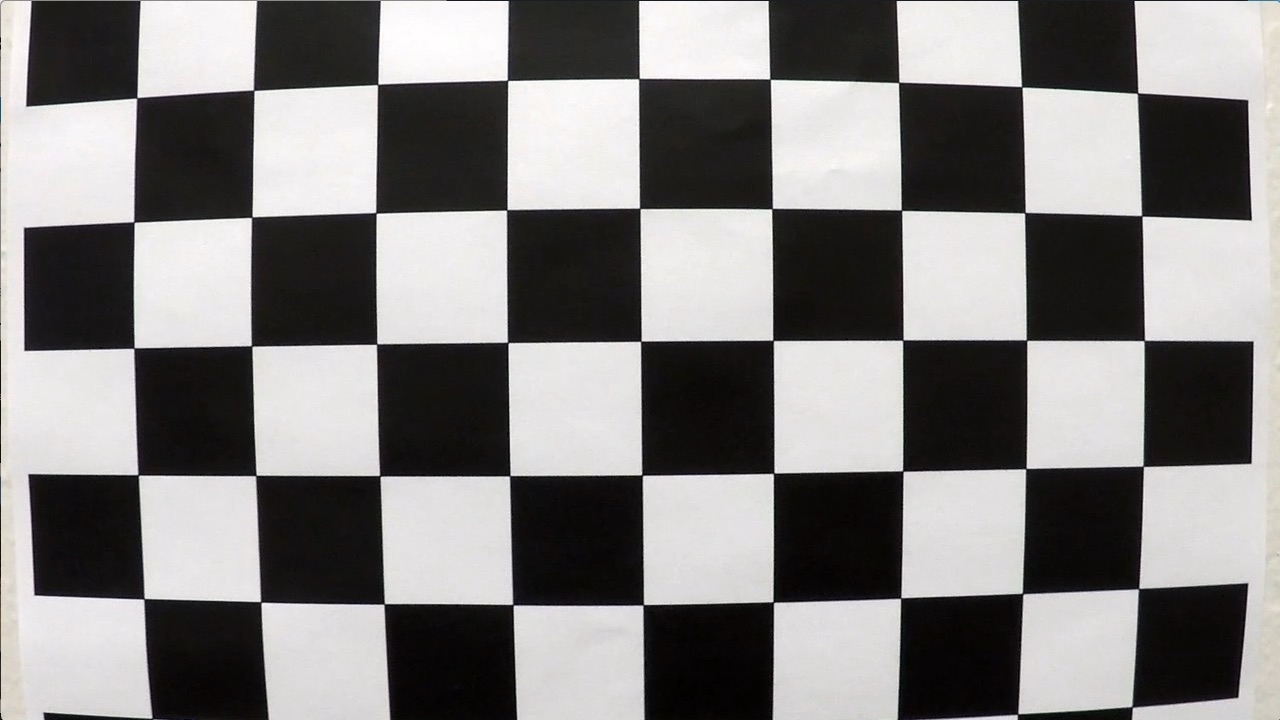
#> input picture Proj4_Advanced_line_finding/camera_cal/calibration1.jpg, 1280 x 720 px; its folder holds 5 pictures in this run
$ jupyter execute --allow-errors project.ipynb   (shell and % lines are left out)   (older library calls are emulated)
#> lines starting #> are read from the running program, lines starting #| are printed output that depends on the picture; after the words box and inside, x2 and y2 are one past the last pixel; in counts of white or black regions, pixels touching at a corner belong together
## Advanced Lane Finding Project

The goals / steps of this project are the following:

* Compute the camera calibration matrix and distortion coefficients given a set of chessboard images.
* Apply a distortion correction to raw images.
* Use color transforms, gradients, etc., to create a thresholded binary image.
* Apply a perspective transform to rectify binary image ("birds-eye view").
* Detect lane pixels and fit to find the lane boundary.
* Determine the curvature of the lane and vehicle position with respect to center.
* Warp the detected lane boundaries back onto the original image.
* Output visual display of the lane boundaries and numerical estimation of lane curvature and vehicle position.

---
## First, I'll compute the camera calibration using chessboard images

[cell 1]
import numpy as np
import cv2
import glob
import matplotlib.pyplot as plt

# prepare object points, like (0,0,0), (1,0,0), (2,0,0) ....,(6,5,0)
objp = np.zeros((6*9,3), np.float32)
objp[:,:2] = np.mgrid[0:9,0:6].T.reshape(-1,2)

# Arrays to store object points and image points from all the images.
objpoints = [] # 3d points in real world space
imgpoints = [] # 2d points in image plane.

# Make a list of calibration images
images = glob.glob('camera_cal/calibration*.jpg')
# Step through the list and search for chessboard corners
for fname in images[0:len(images)-1]:
    calib_img = cv2.imread(fname)
#> calib_img is the input picture: shape (720, 1280, 3); mean B, G, R 127.8, 128.4, 130.1
    gray = cv2.cvtColor(calib_img,cv2.COLOR_BGR2GRAY)

    # Find the chessboard corners
    ret, corners = cv2.findChessboardCorners(gray, (9,6),None)
#> ret = False; corners = None

    # If found, add object points, image points
    if ret == True:
        objpoints.append(objp)
        imgpoints.append(corners)

        # Draw
        calib_img = cv2.drawChessboardCorners(calib_img, (9,6), corners, ret)

        #cv2.imshow('img',img)
        #cv2.waitKey(500)
        #cv2.destroyAllWindows()
plt.imshow(calib_img)
plt.title('Example plot')
plt.show()

print('test image- camera_cal/calibration1.jpg')
test_img=cv2.imread('camera_cal/calibration1.jpg')

ret,mtx,dist,rvecs,tvecs,=cv2.calibrateCamera(objpoints,imgpoints,test_img.shape[0:2],None,None)


undist=cv2.undistort(test_img,mtx,dist,None,mtx)
print('Close the image window to proceed')
plt.subplot(1,2,1)
plt.imshow(test_img)
plt.title("Originial distorted")
plt.subplot(1,2,2)
plt.imshow(undist)
plt.title("Undistorted")
plt.show()

## Definitions of Color and Gradient Threshold

[cell 2]
def abs_sobel_thresh(im, orient='x',sobel_kernel=3, abs_thresh=(0,255)):
    # Convert to grayscale
    gray = cv2.cvtColor(im, cv2.COLOR_RGB2GRAY)
    # Apply x or y gradient with the OpenCV Sobel() function
    # and take the absolute value
    if orient == 'x':
        abs_sobel = np.absolute(cv2.Sobel(gray, cv2.CV_64F, 1, 0,ksize=sobel_kernel))
    if orient == 'y':
        abs_sobel = np.absolute(cv2.Sobel(gray, cv2.CV_64F, 0, 1,ksize=sobel_kernel))
    # Rescale back to 8 bit integer
    scaled_sobel = np.uint8(255*abs_sobel/np.max(abs_sobel))
    # Create a copy and apply the threshold
    binary_output = np.zeros_like(scaled_sobel)
    # Here I'm using inclusive (>=, <=) thresholds, but exclusive is ok too
    binary_output[(scaled_sobel >= abs_thresh[0]) & (scaled_sobel <= abs_thresh[1])] = 1

    # Return the result
    return binary_output

# [41 lines left out: functions mag_thresh, dir_threshold, combined_sobel_threshold, not called in this run]

def hls_select(img, s_thresh=(0, 255)):
    hls=cv2.cvtColor(img,cv2.COLOR_BGR2HLS)
    s=hls[:,:,2]
    binary_output=np.zeros_like(s)
    binary_output[(s>s_thresh[0])&(s<=s_thresh[1])]=1
    return binary_output
def color_gradient_threshold(img,method='ColnGrad-combined',ori='x',ks=3,abs_t=(0,255),mag_t=(0,255),dir_t=(0, np.pi/2),s_t=(0, 255)):
    if method=='ColnGrad-combined':
        bin_sobel_out=combined_sobel_threshold(img,k=ks,a_t=abs_t,m_t=mag_t,d_t=dir_t)
        bin_color_out=hls_select(img, s_thresh=s_t)
        binary = np.zeros_like(bin_sobel_out)
        binary[(bin_sobel_out==1) | (bin_color_out == 1)] = 1
    elif method=='ColnGrad-abs':
        bin_sobel_out=abs_sobel_thresh(img, orient=ori,sobel_kernel=ks, abs_thresh=abs_t)
        bin_color_out=hls_select(img, s_thresh=s_t)
        binary = np.zeros_like(bin_sobel_out)
        binary[(bin_sobel_out==1) | (bin_color_out == 1)] = 1
    elif method=='ColnGrad-mag':
        bin_sobel_out=mag_thresh(img, sobel_kernel=ks, mag_thresh=mag_t)
        bin_color_out=hls_select(img, s_thresh=s_t)
        binary = np.zeros_like(bin_sobel_out)
        binary[(bin_sobel_out==1) | (bin_color_out == 1)] = 1
    elif method=='Color_only':
        binary=hls_select(img, s_thresh=s_t)
    elif method=='mag_only':
        binary=mag_thresh(img, sobel_kernel=ks, mag_thresh=mag_t)
    elif method=='abs_only':
        binary=abs_sobel_thresh(img, orient=ori,sobel_kernel=ks, abs_thresh=abs_t)
    else:
        print('Unknown Method Specified-ColnGrad-abs implemented and returned')
        bin_sobel_out=abs_sobel_thresh(img, orient=ori,sobel_kernel=ks, abs_thresh=abs_t)
        bin_color_out=hls_select(img, s_thresh=s_t)
        binary = np.zeros_like(bin_sobel_out)
        binary[(bin_sobel_out==1) | (bin_color_out == 1)] = 1

    return binary

## Perspective Transform Definition

[cell 3]
def perspective_transform(img,src,dst):
    img_size = (img.shape[1], img.shape[0])
    M = cv2.getPerspectiveTransform(src, dst)
    Minv = cv2.getPerspectiveTransform(dst, src)
    warped= cv2.warpPerspective(img, M, (img_size[0],img_size[1]))
    return Minv,warped

## Finding Lane Definition

[cell 4]
def finding_lane(img,nwindows=9,margin = 100,minpix = 50):
    histogram = np.sum(img[np.int(img.shape[0]/2):,:], axis=0)
    # Create an output image to draw on and  visualize the result
    out_img = np.dstack((img,img,img))*255
    # Find the peak of the left and right halves of the histogram
    # These will be the starting point for the left and right lines
    midpoint = np.int(histogram.shape[0]/2)
    leftx_base = np.argmax(histogram[:midpoint])
    rightx_base = np.argmax(histogram[midpoint:]) + midpoint
    # Choose the number of sliding windows
    # Set height of windows
    window_height = np.int(img.shape[0]/nwindows)
    # Identify the x and y positions of all nonzero pixels in the image
    nonzero = img.nonzero()
    nonzeroy = np.array(nonzero[0])
    nonzerox = np.array(nonzero[1])
    # Current positions to be updated for each window
    leftx_current = leftx_base
    rightx_current = rightx_base

    # Create empty lists to receive left and right lane pixel indices
    left_lane_inds = []
    right_lane_inds = []
    for window in range(nwindows):
        # Identify window boundaries in x and y (and right and left)
        win_y_low = img.shape[0] - (window+1)*window_height
        win_y_high = img.shape[0] - window*window_height
        win_xleft_low = leftx_current - margin
        win_xleft_high = leftx_current + margin
        win_xright_low = rightx_current - margin
        win_xright_high = rightx_current + margin
        # Draw the windows on the visualization image
        cv2.rectangle(out_img,(win_xleft_low,win_y_low),(win_xleft_high,win_y_high),(0,255,0),5)
        cv2.rectangle(out_img,(win_xright_low,win_y_low),(win_xright_high,win_y_high),(0,255,0),5)
        # Identify the nonzero pixels in x and y within the window
        good_left_inds = ((nonzeroy >= win_y_low) & (nonzeroy < win_y_high) & (nonzerox >= win_xleft_low) & (nonzerox < win_xleft_high)).nonzero()[0]
        good_right_inds = ((nonzeroy >= win_y_low) & (nonzeroy < win_y_high) & (nonzerox >= win_xright_low) & (nonzerox < win_xright_high)).nonzero()[0]
        # Append these indices to the lists
        left_lane_inds.append(good_left_inds)
        right_lane_inds.append(good_right_inds)
        # If you found > minpix pixels, recenter next window on their mean position
        if len(good_left_inds) > minpix:
            leftx_current = np.int(np.mean(nonzerox[good_left_inds]))
        if len(good_right_inds) > minpix:
            rightx_current = np.int(np.mean(nonzerox[good_right_inds]))
    left_lane_inds = np.concatenate(left_lane_inds)
    right_lane_inds = np.concatenate(right_lane_inds)
    leftx = nonzerox[left_lane_inds]
    lefty = nonzeroy[left_lane_inds]
    rightx = nonzerox[right_lane_inds]
    righty = nonzeroy[right_lane_inds]
    left_fit = np.polyfit(lefty, leftx, 2)
    right_fit = np.polyfit(righty, rightx, 2)

    return out_img,left_fit,right_fit,nonzerox,nonzeroy,left_lane_inds,right_lane_inds

## Testing threshold and Perspective transform

[cell 5]
input_img = cv2.imread('test_images/test5.jpg')
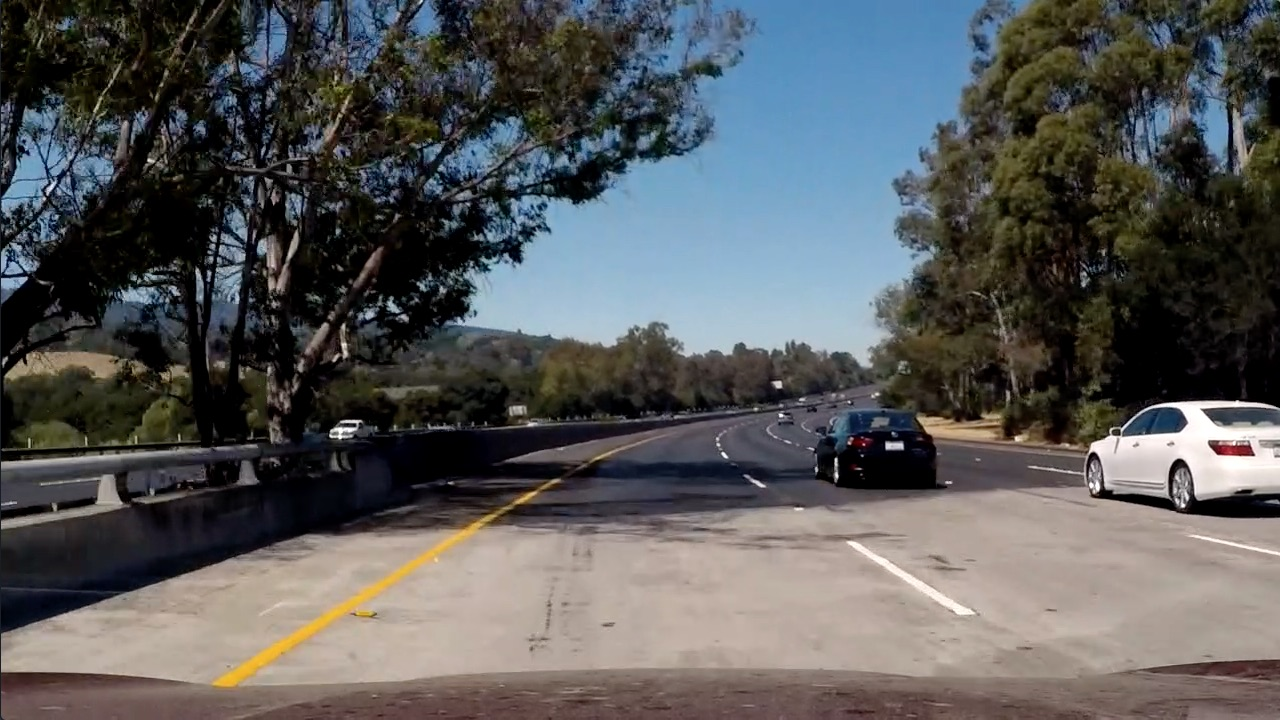
#> input picture Proj4_Advanced_line_finding/test_images/test5.jpg, 1280 x 720 px
#> input_img is the input picture: shape (720, 1280, 3); mean B, G, R 89.8, 89.3, 88.5
#mtx and dst are from cliberation step see the begining
undistorted_img=cv2.undistort(input_img,mtx,dist,None,mtx)
#Tweak or tune parameters for thresholding as deemed appropriate
binary_thresholded=color_gradient_threshold(undistorted_img,method='ColnGrad-abs',ori='x',ks=7,abs_t=(20,100),mag_t=(30,100),dir_t=(0.7, 1.3),s_t=(180, 255))
#> in color_gradient_threshold, `bin_sobel_out=abs_sobel_thresh(img, orient=ori,sobel_kernel=ks, abs_th..`:
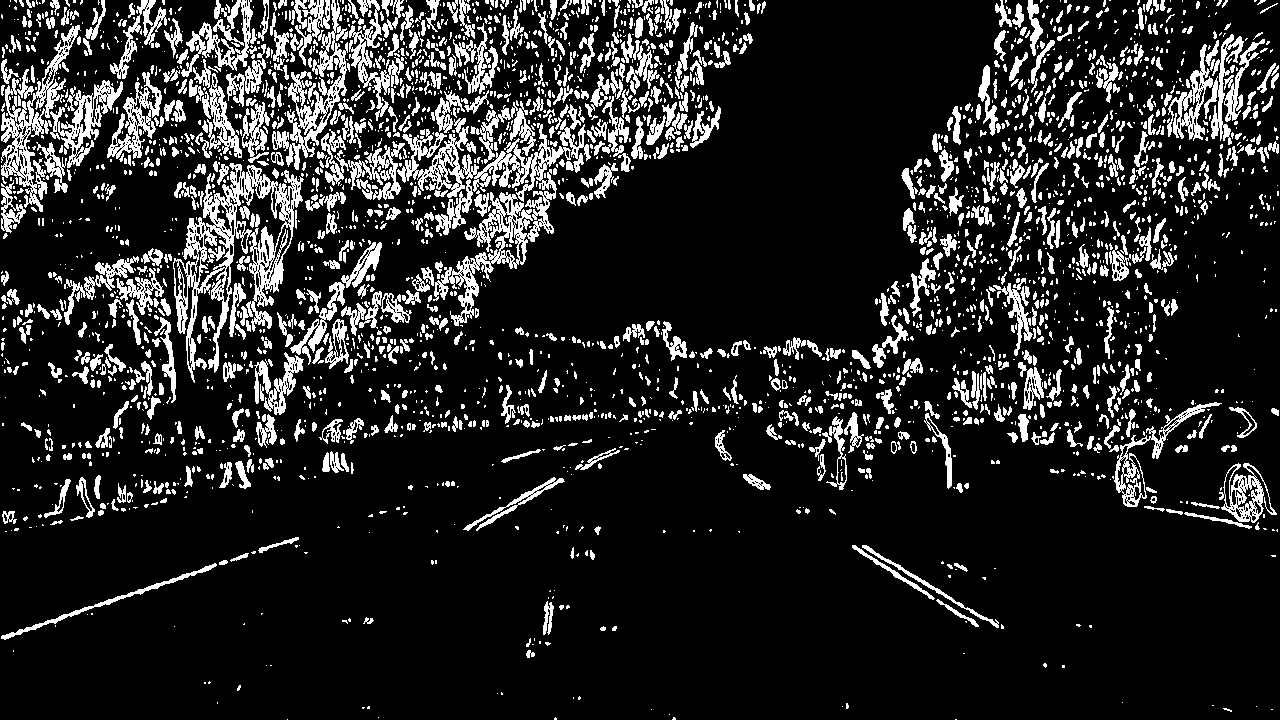
#> bin_sobel_out: shape (720, 1280); values 0 (black) and 1 (white), 14.8% white; 3166 white regions (2119 under 20 px), largest, box (x1, y1, x2, y2) and area: (397, 118, 571, 326) 8037, (173, 163, 304, 383) 7690, (1, 25, 81, 212) 3568
#> binary_thresholded: shape (720, 1280); values 0 (black) and 1 (white), 21.1% white; 2987 white regions (2125 under 20 px), largest, box (x1, y1, x2, y2) and area: (0, 0, 365, 392) 45741, (248, 90, 677, 448) 28977, (341, 407, 568, 494) 4801
#Display Thresholded image
plt.imshow(binary_thresholded,cmap='gray')

plt.title("Color/Gradient Threshold")
plt.show()
#Defining Source and Destination for Perspective Transform
pts = np.array([[590,450],[690,450],[1070,680],[250,680]], np.int32)
pts = pts.reshape((-1,1,2))
copy_original=np.copy(undistorted_img)
#offset=0
img_size = (binary_thresholded.shape[1], binary_thresholded.shape[0])
copy_img = cv2.polylines(copy_original,[pts],True,(255,0,0))

#provided in write up src=np.float32([[585, 460],[695, 460],[1127, 720],[203, 720]])
#offset=0
#old one
src=np.float32([[580,450],[705,450],[1280,710],[100,710]])
#src=np.float32([[585, 460],[695, 460],[1127, 720],[203, 720]])
#offset=100
#dst = np.float32([[offset, offset], [img_size[0]-offset, offset], [img_size[0]-offset, img_size[1]-offset],[offset, img_size[1]-offset]])
dst=np.float32([[200, 0],[1000, 0],[1000, 720],[200, 720]])
Minv,color_pt=perspective_transform(copy_original,src,dst)

#Display Color Perspective Transformed image
plt.subplot(1,2,1)
plt.imshow(copy_original)
plt.title("Originial undistorted")
plt.subplot(1,2,2)
plt.imshow(color_pt)
plt.title("Color Perspective transformed")
plt.show()
# Using same parameters tranform binary thresholded image
Minv,binary_pt=perspective_transform(binary_thresholded,src,dst)

## Finding Lane line on test image

[cell 6]
out_img,left_fit,right_fit,nonzerox,nonzeroy,left_lane_inds,right_lane_inds=finding_lane(binary_pt,nwindows=9,margin = 100,minpix = 50)
#> in finding_lane, `histogram = np.sum(img[np.int(img.shape[0]/2):,:], axis=0)`: histogram = 1280 values, max 233 at index 264, min 0 at index 124, mean 20.63
#> in finding_lane, `leftx_base = np.argmax(histogram[:midpoint])`: leftx_base = 264
#> in finding_lane, `rightx_base = np.argmax(histogram[midpoint:]) + midpoint`: rightx_base = 915
#> in finding_lane, `nonzero = img.nonzero()`: nonzero = 70355 positions, rows 0 to 719, columns 0 to 1279
#> in finding_lane, `leftx_current = leftx_base`: leftx_current = 264
#> in finding_lane, `rightx_current = rightx_base`: rightx_current = 915
#> the loop in finding_lane, `for window in range(nwindows):` made 9 passes
#> (win_xleft_low, win_xleft_high, win_xright_low, win_xright_high, leftx_current, rightx_current) on passes 1 to 8: (164, 364, 815, 1015, 261, 904), (161, 361, 804, 1004, 267, 915), (167, 367, 815, 1015, 276, 941), (176, 376, 841, 1041, 291, 935), (191, 391, 835, 1035, 290, 948), (190, 390, 848, 1048, 340, 973), (240, 440, 873, 1073, 353, 1011), (253, 453, 911, 1111, 379, 1047)
#> after the loop in finding_lane, `for window in range(nwindows):`:
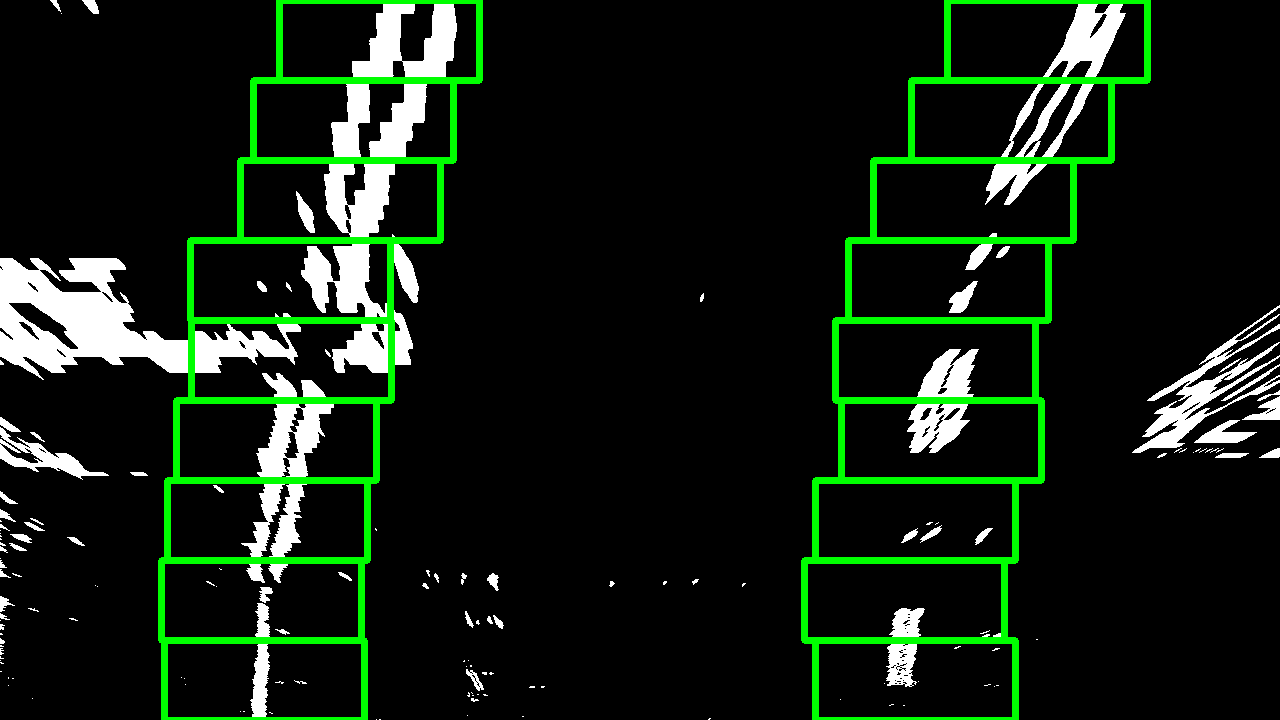
#> out_img: shape (720, 1280, 3); mean of channels 0, 1, 2 18.2, 31.1, 18.2; drawn as B, G, R
#> after the loop in finding_lane, `for window in range(nwindows):`: left_lane_inds = 9 items
#> in finding_lane, `right_lane_inds = np.concatenate(right_lane_inds)`: right_lane_inds = 14395 values, max 70161 at index 1123, min 71 at index 11234, mean 31964.3
#> in finding_lane, `rightx = nonzerox[right_lane_inds]`: rightx = 14395 values, max 1125 at index 11715, min 840 at index 1116, mean 995.2
#> in finding_lane, `righty = nonzeroy[right_lane_inds]`: righty = 14395 values, max 705 at index 1120, min 0 at index 11234, mean 284.1
#> in finding_lane, `left_fit = np.polyfit(lefty, leftx, 2)`: left_fit = [0.000312, -0.462, 429.9]
#> in finding_lane, `right_fit = np.polyfit(righty, rightx, 2)`: right_fit = [0.000458, -0.603, 1109.8]
#Visualizing the lane find method
ploty = np.linspace(0, binary_pt.shape[0]-1, binary_pt.shape[0] )
left_fitx = left_fit[0]*ploty**2 + left_fit[1]*ploty + left_fit[2]
right_fitx = right_fit[0]*ploty**2 + right_fit[1]*ploty + right_fit[2]

out_img[nonzeroy[left_lane_inds], nonzerox[left_lane_inds]] = [255, 0, 0]
out_img[nonzeroy[right_lane_inds], nonzerox[right_lane_inds]] = [0, 0, 255]
plt.imshow(out_img)
plt.plot(left_fitx, ploty, color='yellow')
plt.plot(right_fitx, ploty, color='yellow')
plt.title("Visualization of lane found")
plt.xlim(0, 1280)
plt.ylim(720, 0)
plt.show()

## Measuring Radius of Curvature

[cell 7]
y_eval = np.max(ploty)
ym_per_pix = 30/720 # meters per pixel in y dimension
xm_per_pix = 3.7/700 # meters per pixel in x dimension

# Fit new polynomials to x,y in world space
left_fit_cr = np.polyfit(ploty*ym_per_pix, left_fitx*xm_per_pix, 2)
right_fit_cr = np.polyfit(ploty*ym_per_pix, right_fitx*xm_per_pix, 2)
# Calculate the new radii of curvature
left_curverad = ((1 + (2*left_fit_cr[0]*y_eval*ym_per_pix + left_fit_cr[1])**2)**1.5) / np.absolute(2*left_fit_cr[0])
right_curverad = ((1 + (2*right_fit_cr[0]*y_eval*ym_per_pix + right_fit_cr[1])**2)**1.5) / np.absolute(2*right_fit_cr[0])
# Now our radius of curvature is in meters
print(left_curverad, 'm', right_curverad, 'm')

[cell 8]
warp_zero = np.zeros_like(binary_pt).astype(np.uint8)
color_warp = np.dstack((warp_zero, warp_zero, warp_zero))

# Recast the x and y points into usable format for cv2.fillPoly()
pts_left = np.array([np.transpose(np.vstack([left_fitx, ploty]))])
pts_right = np.array([np.flipud(np.transpose(np.vstack([right_fitx, ploty])))])
pts = np.hstack((pts_left, pts_right))

# Draw the lane onto the warped blank image
cv2.fillPoly(color_warp, np.int_([pts]), (0,255, 0))

# Warp the blank back to original image space using inverse perspective matrix (Minv)
newwarp = cv2.warpPerspective(color_warp, Minv, (undistorted_img.shape[1], undistorted_img.shape[0]))
# Combine the result with the original image
result = cv2.addWeighted(undistorted_img, 1, newwarp, 0.3, 0)
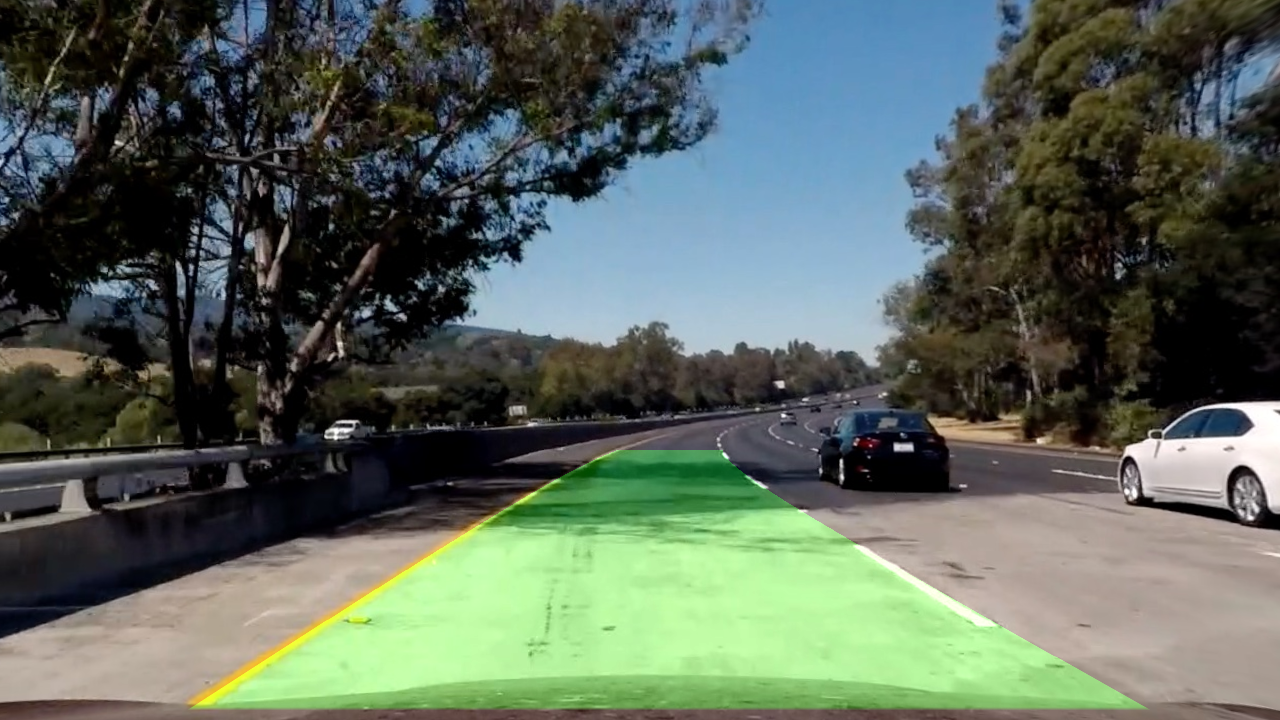
#> result: shape (720, 1280, 3); mean B, G, R 91, 102.3, 90.1
cv2.imwrite('output_images/marked_lane.jpg',result)
plt.imshow(result)
plt.show()
